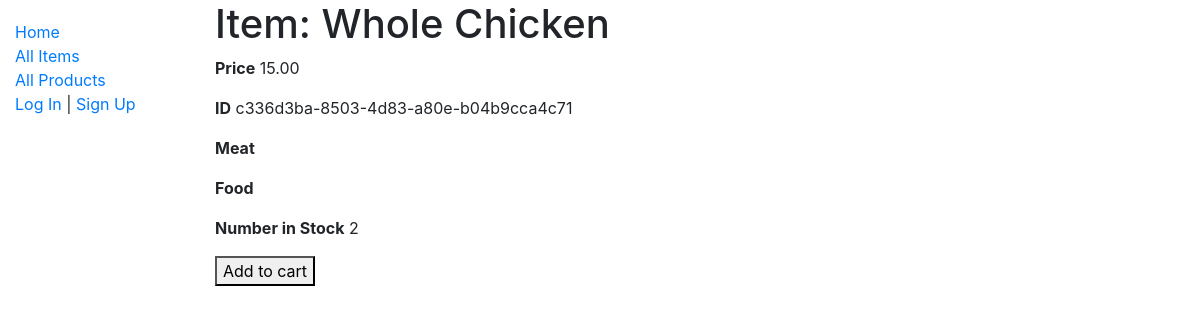
Screenshot of /custport/iteminstance/c336d3ba-8503-4d83-a80e-b04b9cca4c71 with the database file from the repository.
### custport/models.py (models this page shows, shortened)
class ItemInstance(models.Model):
    id = models.UUIDField(primary_key=True, default=uuid.uuid4, help_text='Unique ID for this Item')
    item = models.ForeignKey('Item', on_delete=models.SET_NULL, null=True)
    order = models.ForeignKey('Order', on_delete=models.SET_NULL, null=True, blank=True)
    expirydate = models.DateField(null=True, blank=True)
    AVAILABILITY = (
    ('a','Available'),
    ('o','Order'),
    )
    status = models.CharField(
        max_length=1,
        choices=AVAILABILITY,
        blank=True,
        default='a',
        help_text='Item availability',
    )

class Item(models.Model):
    name = models.CharField(max_length=200)
    product_type = models.ManyToManyField('Product', help_text='Select a Product Type')
    price = models.DecimalField(max_digits=10 ,decimal_places=2, default=0.00)

class Product(models.Model):
    name = models.CharField(max_length=200, help_text='Enter a Product Type (e.g. Fruit)')
    def __str__(self):
        return self.name

### custport/views.py (the view)
# urls.py: path('iteminstance/<str:pk>', views.ItemInstanceDetailView.as_view(), name='iteminstance-detail'),
class ItemInstanceDetailView(generic.DetailView):
    model = ItemInstance

### custport/templates/custport/iteminstance_detail.html (shortened to what this page needs)
{% extends "base_generic.html" %}
{% block content %}
  <h1>Item: {{ iteminstance.item.name }}</h1>
  <p><strong>Price</strong> {{ iteminstance.item.price }}</p>
  <p><strong>ID</strong> {{ iteminstance.id }}</p>
  {% for product_type in iteminstance.item.product_type.all %}
      <p><strong>{{ product_type }}</strong></p>
  {% endfor %}
  <p><strong>Number in Stock</strong> {{ iteminstance.item.iteminstance_set.all.count }}</p>
  <form action="{% url 'addToCart' iteminstance.id user.username %}" method="post">
    <button type="submit" value="Add to cart">Add to cart</button>
  </form>
{% endblock %}

### rows the page displays
ItemInstance: item.name "Whole Chicken", item.price "15.00", id "c336d3ba-8503-4d83-a80e-b04b9cca4c71", item.iteminstance_set.all.count "2"
Product: name "Meat"
Product: name "Food"
